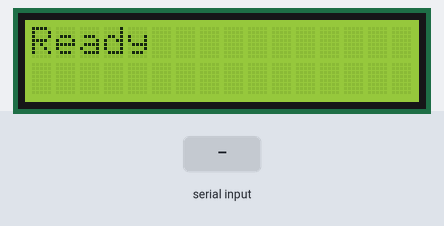
A sketch run on a simulated Arduino Uno, built with avr-gcc and run on an emulated ATmega328P. Parts: 16×2 character LCD. Inputs (shaded band) come from the test bench.

Above: at 1.2 s.
1.3 s: ":\n" received over Serial
At 2.1 s:
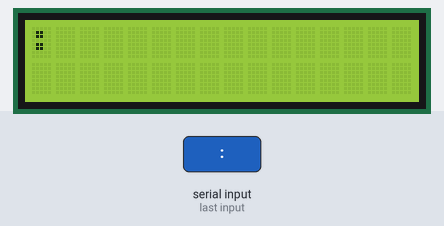
2.8 s: "1\n" received over Serial
At 3.3 s:
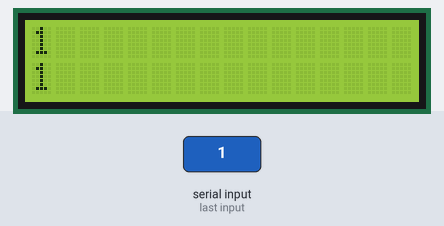
Timing chart, 0 to 5.8 s (numbered marks = the images above; inputs shaded):
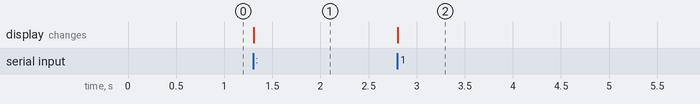

Measured:
- after the input at 1.3 s, the display: changes at once (image 1)
- after the input at 2.8 s, the display: changes at once (image 2)

The sketch:

String.ino
```cpp
#include <LiquidCrystal.h>

LiquidCrystal lcd(12, 11, 5, 4, 3, 2);

const int contrastPin = 9;
char ch;
String buffer = "";
String command;
String value;

void setup() {
  pinMode(contrastPin, OUTPUT);
  analogWrite(contrastPin, 88);

  lcd.begin(16, 2);
  lcd.print("Ready");

  Serial.begin(9600);
}

void loop() {
  while (Serial.available() > 0) {
    ch = Serial.read();
    if ('\n' != ch) {
      buffer.concat(String(ch));
    } else {
      processBuffer();
    }
  }
}

void processBuffer() {
  lcd.clear();
  displayMessage();
  parseCommand();
  buffer = "";
}

void displayMessage() {
  lcd.setCursor(0, 0);
  lcd.print(buffer);
}

void displayCommand() {
  lcd.setCursor(0, 1);
  lcd.print(command);
  if (value.length() > 0) {
    lcd.print(" -> ");
    lcd.print(value);
  }
}

void parseCommand() {
  command = "";
  value = "";

  int i = buffer.indexOf(":");
  if (-1 != i) {
    command = buffer.substring(0, i);
    value = buffer.substring(i + 1);
  } else {
    command = buffer;
  }

  displayCommand();
}
```
